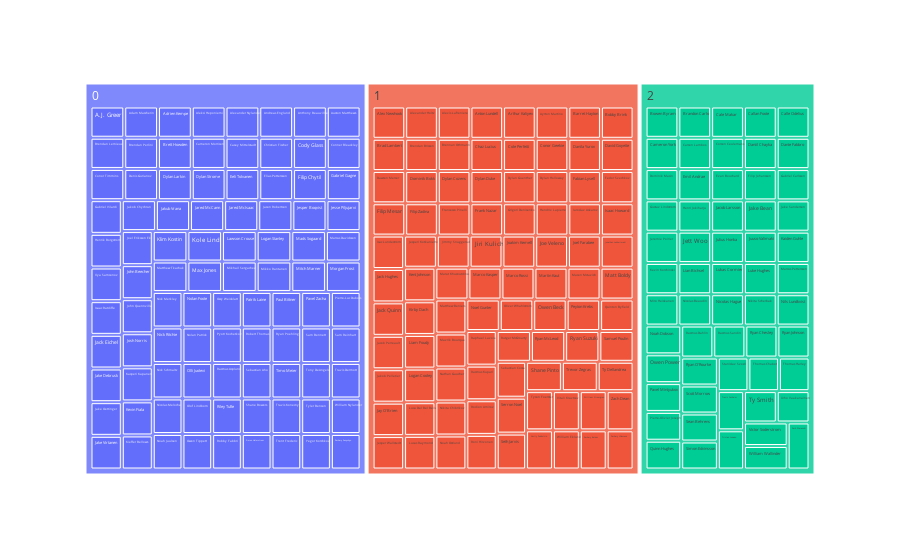

The cell this chart's notebook holds for it:
### Code cell
import plotly.express as px

print(X_train.columns)
print(X_train.head())

#visualize mappings via treemap
result_summary = pd.pivot_table(X_train, index=['label', 'player_name'],  aggfunc='count').reset_index().rename(columns={'draft_position':'count'})
result_treemap = result_summary
fig = px.treemap(result_treemap,path=['label', 'player_name'],values='count')
fig.show()

### Figure 1 — Plotly figure (JSON) as saved in the notebook; plotly's stock layout.template omitted (floating-point values rounded to 4 significant figures; data arrays with more than 128 entries replaced by an {"elided": "..."} marker saying what was removed)
{"data": [{"branchvalues": "total", "domain": {"x": [0, 1], "y": [0, 1]}, "hovertemplate": "labels=%{label}<br>count=%{value}<br>parent=%{parent}<br>id=%{id}<extra></extra>", "ids": {"elided": "244 str values"}, "labels": {"elided": "244 str values"}, "name": "", "parents": {"elided": "244 str values"}, "type": "treemap", "values": {"elided": "244 int values"}}], "layout": {"legend": {"tracegroupgap": 0}, "margin": {"t": 60}}}
